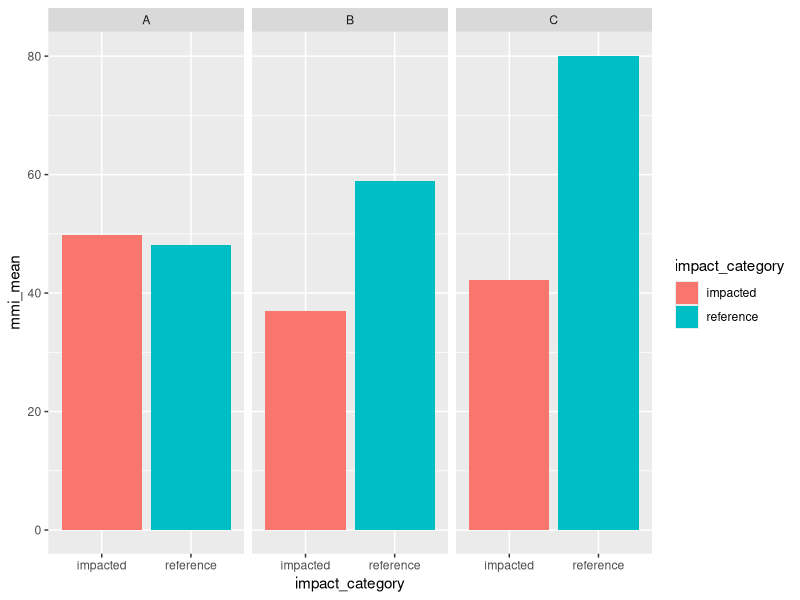
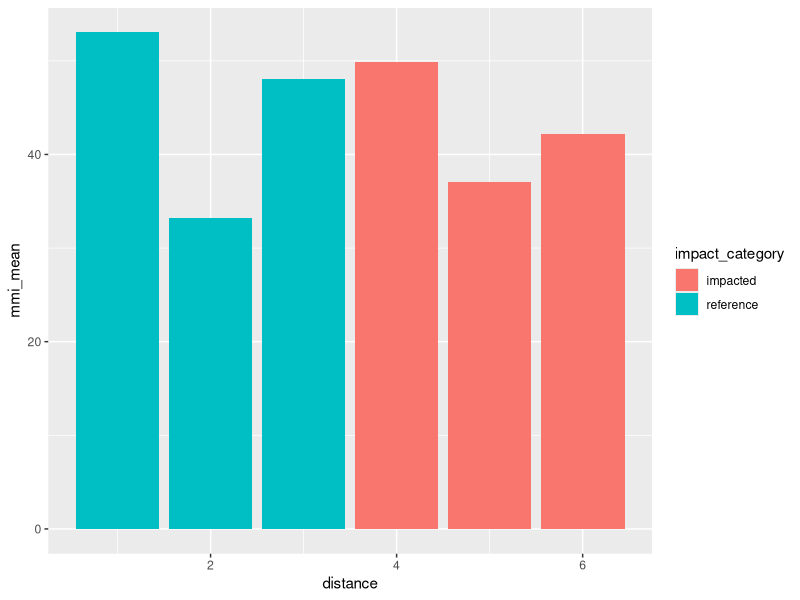

The R source for these figures, in order:
## ---- chunk 1
knitr::opts_chunk$set(echo = TRUE)
library(readxl)
library(tidyverse)

site1 <- read_excel(here::here("data/MMI_HW_data.xlsx"),
                    sheet = "A75CC")
site2 <- read_excel(here::here("data/MMI_HW_data.xlsx"),
                    sheet = "A72")
other_sites <- read_excel(here::here("data/MMI_HW_data.xlsx"),
                        sheet = "other_sites")
taxa_info <- read_excel(here::here("data/MMI_HW_data.xlsx"),
                        sheet = "taxa_info")

site_info <- read_excel(here::here("data/MMI_HW_data.xlsx"),
                        sheet = "site_info")

all_sites <- bind_rows(site1, site2, other_sites)
all_sites <- left_join(all_sites, taxa_info)
## ---- chunk 2
total_tax <- all_sites |>
  distinct(site_code, Taxon) |>
  group_by(site_code) |>
  summarize(tot_tax = n())

total_tax
## ---- chunk 3
total_tax |>
  mutate(s_total_tax = 100 * tot_tax / 42)

## ---- chunk 4
total_tax <- total_tax |>
  mutate(s_total_tax = 100 * tot_tax / 42) |>
  select(-tot_tax)
total_tax
## ---- chunk 5
ept_tax <- all_sites |>
  filter(Order == "Ephemeroptera" |
           Order == "Plecoptera" |
           Order == "Trichoptera") |>
  distinct(site_code, Taxon) |>
  group_by(site_code) |>
  summarize(ept_tax = n())
ept_tax 
## ---- chunk 6
ept_tax <- ept_tax |>
  mutate(s_ept_tax = 100 * ept_tax / 24.5) |>
  select(-ept_tax)
ept_tax
## ---- chunk 7
metric_scores <- left_join(total_tax, ept_tax)
metric_scores
## ---- chunk 8
all_sites |>
  group_by(site_code) |>
  mutate(tot_n = sum(Count)) |>
  select(site_code, Taxon, Count, tot_n)
## ---- chunk 9
pi_sens <- all_sites |>
  group_by(site_code) |>
  mutate(tot_n = sum(Count)) |>
  filter(sensitive_taxa == TRUE) |>
  group_by(site_code, tot_n, sensitive_taxa) |>
  summarise(n_sens = sum(Count)) |>
  ungroup() |>
  mutate(pi_sens = n_sens / tot_n * 100,
         s_pi_sens = 100*pi_sens / 72.3) |>
  select(site_code, s_pi_sens)
pi_sens
## ---- chunk 10
metric_scores <- left_join(metric_scores, pi_sens)
metric_scores
## ---- chunk 11
metric_scores |>
  rowwise() |>
  mutate(mmi_mean = mean(c_across(s_total_tax:s_pi_sens)))
## ---- chunk 12
mmi <- metric_scores |>
  rowwise() |>
  mutate(mmi_mean = mean(c_across(s_total_tax:s_pi_sens))) |>
  select(site_code, mmi_mean)
mmi
## ---- chunk 13
mmi <- left_join(mmi, site_info)
mmi
## ---- chunk 14
mmi |>
  filter(!is.na(pairwise)) |>
  ggplot(aes(x = impact_category,
             y = mmi_mean,
             fill = impact_category)) +
  geom_bar(stat = "identity") +
  facet_wrap(~pairwise,
             scales = "free_x")
## ---- chunk 15
mmi |>
  filter(!is.na(distance)) |>
  ggplot(aes(x = distance,
             y = mmi_mean,
             fill = impact_category)) +
  geom_bar(stat = "identity")
